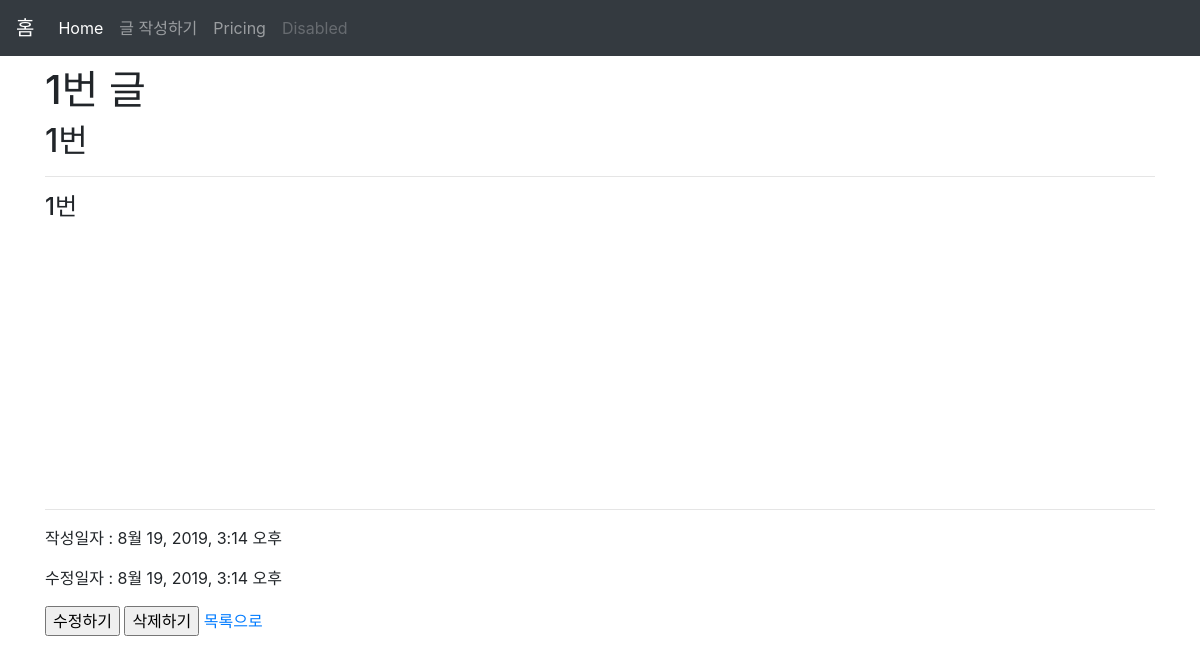
/articles/1/, run on the app's committed database.
### articles/models.py (models this page shows, shortened)
class Article(models.Model):
    title = models.CharField(max_length=10)
    content = models.TextField()
    created_at = models.DateTimeField(auto_now_add=True)
    updated_at = models.DateTimeField(auto_now=True)

### articles/views.py (the view)
# urls.py: path('<int:article_pk>/', views.detail),
def detail(request, article_pk):
    article = Article.objects.get(pk=article_pk)
    context = {
        'article' : article
    }
    return render(request, 'articles/detail.html', context)

### articles/templates/articles/detail.html (shortened to what this page needs)
{% extends 'articles/base.html' %}
{% block body %}
  <h1 id="document">{{ article.id }}번 글</h1>
  <h2 id="title" class="title">{{ article.title }}</h2><hr>
  <h4 id="content" class="content">{{ article.content }}</h4><hr>
  <p>작성일자 : {{ article.created_at }}</p>
  <p>수정일자 : {{ article.updated_at }}</p>
  <a href="/articles/{{ article.pk }}/update/"><input type="submit" value="수정하기"></a>
  <a href="/articles/{{ article.pk }}/delete/"><input type="submit" value="삭제하기"></a>
  <a href="/articles/">목록으로</a>
{% endblock %}

### articles/templates/articles/detail.html (style rules this page uses)
#document { margin-top: 10px; }
#title { width : 100%; margin-bottom: 10px; }
#content { width : 100%; height : 300px; margin-bottom : 10px; }

### data on the page
Article: id "1", title "1번", content "1번", created_at "8월 19, 2019, 3:14 오후", updated_at "8월 19, 2019, 3:14 오후"
